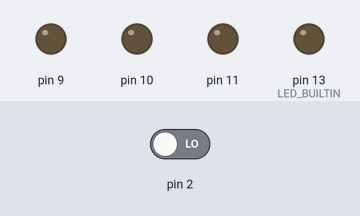
This sketch was run on a simulated Arduino Uno, built with avr-gcc and run on an emulated ATmega328P. On the bench: output pins drawn as LEDs (lit = HIGH). The inputs (shaded band) are chosen by the test bench; at power-on: pin 2 LOW. Random numbers use the default seed unless the sketch sets one.

Above: at 1.0 s.
1.1 s: pin 2 driven HIGH
At 1.25 s:
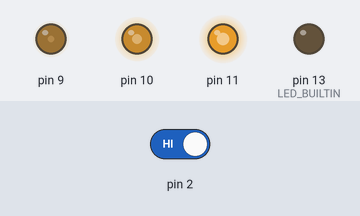
At 1.65 s:
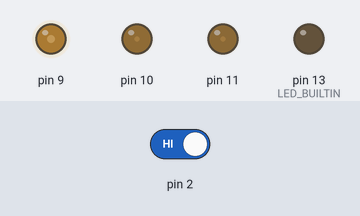
Timing chart, 0 to 24.6 s (numbered marks = the images above; inputs shaded):
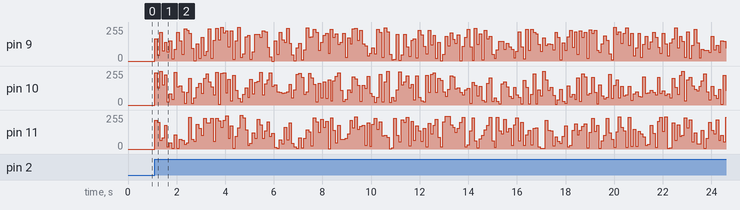

Measured:
- after the input at 1.1 s, pin 9: 0/255 → 167/255 at once, → 42/255 0.10 s later, → 216/255 0.10 s later, → 77/255 0.10 s later, … (235 changes in this stretch); pin 10: 0/255 → 241/255 at once, → 130/255 0.10 s later, → 254/255 0.10 s later, → 152/255 0.10 s later, … (235 changes in this stretch)

The sketch:

randomBlinkMain.ino
```cpp
/*
 * randomBlinkMain.ino
 * author: Jason Bierbrauer
 * Main File - this is a .ino file for compiling
 * blink a RGB LED using a push button
 */
#include "randomBlink.h"

int main ()
  {
    init ();  // initialize timers

    RandomBlink* blinky = new RandomBlink(9, 10, 11, 2);
    while (true) {
      blinky->checkButton();
    }
  }
```

randomBlink.cpp
```cpp
/*
 * randomBlink.cpp
 * author: Jason Bierbrauer
 * blink a RGB LED using a push button
 */
#include "Arduino.h"
#include "RandomBlink.h"

RandomBlink::RandomBlink(int redLed, int greenLed, int blueLed, int buttonPin)
{
  pinMode(redLed, OUTPUT);
  pinMode(greenLed, OUTPUT);
  pinMode(blueLed, OUTPUT);
  _redLed = redLed;
  _greenLed = greenLed;
  _blueLed = blueLed;

  pinMode(buttonPin, INPUT);
  _buttonPin = buttonPin;

  pinMode(LED_BUILTIN, OUTPUT);
  digitalWrite(LED_BUILTIN, LOW);
}

/**
 * checkButton
 * function for checking button
 */
void RandomBlink::checkButton() {
  _buttonState = digitalRead(_buttonPin);

  if (_buttonState == HIGH) {
    randomColor();
    Serial.println(_buttonState);
  } else {
    noColor();
    Serial.println(_buttonState);
  }
  delay(100);
}

/**
 * randomColor
 * pick a random color for RGB scale
 */
void RandomBlink::randomColor() {
  analogWrite(_redLed, random(0, 256));
  analogWrite(_greenLed, random(0, 256));
  analogWrite(_blueLed, random(0, 256));
}

/**
 * noColor
 * set the power to 0 on RGB
 */
void RandomBlink::noColor() {
  analogWrite(_redLed, 0);
  analogWrite(_greenLed, 0);
  analogWrite(_blueLed, 0);
}
```

randomBlink.h
```cpp
/*
 * randomBlink.h
 * author: Jason Bierbrauer
 * blink a RGB LED using a push button
 */
#ifndef RandomBlink_h
#define RandomBlink_h

#include "Arduino.h"

class RandomBlink
{
  public:
    RandomBlink(int redLed, int greenLed, int blueLed, int buttonPin);
    void checkButton();

   private:
    void randomColor();
    void noColor();
    int _redLed;
    int _greenLed;
    int _blueLed;
    int _buttonPin;
    boolean _buttonState;
};

#endif
```
